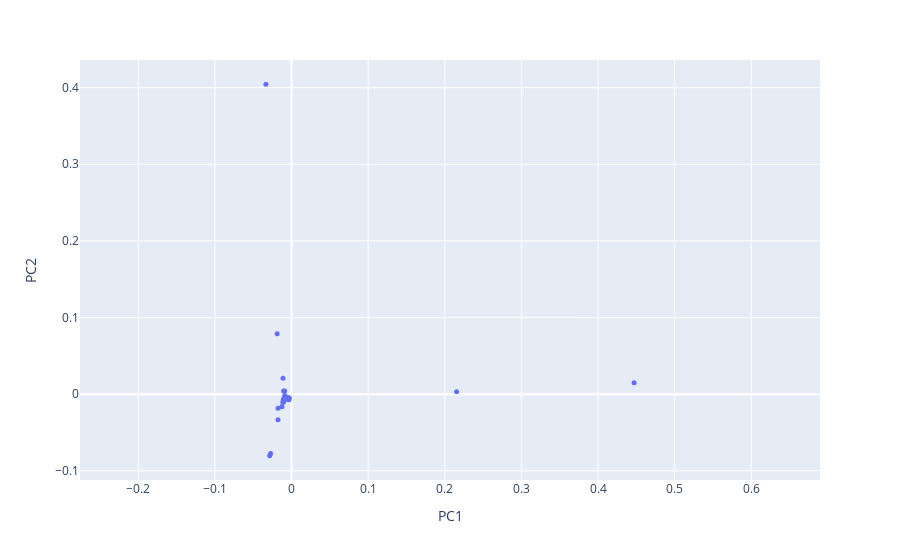

The notebook cell this image was saved under:
### Code cell
import plotly.express as px

# Create the scatter plot with hover information
fig_l1 = px.scatter(l1_pca, x='PC1', y='PC2', hover_name=l1_pca.index)
fig_l1.update_traces(marker=dict(size=5))
fig_l1.update_xaxes(scaleanchor='y', scaleratio=1)
fig_l1.update_yaxes(scaleanchor='x', scaleratio=1)
fig_l1.show()

### Figure 1 — Plotly figure (JSON) as saved in the notebook; plotly's stock layout.template omitted (floating-point values rounded to 4 significant figures)
{"data": [{"hovertemplate": "<b>%{hovertext}</b><br><br>PC1=%{x}<br>PC2=%{y}<extra></extra>", "hovertext": ["AhlgrenScottD_papers", "AlbinPierre_papers", "BaloghJózsef_papers", "BaryshnikovYuliyM_papers", "Berwick-EvansDaniel_papers", "BocaFlorin-Petre_papers", "BradlowStevenBenjamin_papers", "BronskiJaredC_papers", "CooneyDanielB_papers", "DeVilleRELee_papers", "DeyParthaSarathi_papers", "DiFrancescoPhilippe_papers", "DoddChristopher_papers", "DunfieldNathanM_papers", "DuttaSankarPrasad_papers", "DuursmaIwanMaynard_papers", "ErdoğanMehmetBurak_papers", "FadinaTolulope_papers", "FengRunhuan_papers", "FernandesRuiLoja_papers", "FordKevinB_papers", "GuzmanRosemaryK_papers", "HaboushWilliamJ_papers", "HellerJeremiahBen_papers", "HinkkanenAimo_papers", "HiraniAnilN_papers", "HungPei-Ken_papers", "HurVeraMikyoung_papers", "IvanovSergeiVladimirovich_papers", "JandaFelix_papers", "JingXiaochen_papers", "JungeMarius_papers", "KatzSheldonH_papers", "KedemRinat_papers", "KermanEly_papers", "KirkpatrickKayLene_papers", "KirrEduard_papers", "KostochkaAlexandrV_papers", "KutzarovaDenkaN_papers", "LaNaveGabriele_papers", "LaugesenRichardSnyder_papers", "LeditzkyFelix_papers", "LermanEugeneM_papers", "LiXiaochun_papers", "LiuYuan_papers", "McCarthyRandy_papers", "MineyevIgor_papers", "NikolaevIgorG_papers", "OikhbergTimur_papers", "PascaleffJamesThomas_papers", "RaptiZoi_papers", "RasmussenJacob_papers", "RasmussenSarahDean_papers", "RezkCharlesW_papers", "ReznickBruce_papers", "SongRenming_papers", "SowersRichardB_papers", "StojanoskaVesna_papers", "ThornerJesse_papers", "TolmanSusan_papers", "TumanovAlexander_papers", "TysonJeremyT_papers", "TzirakisNikolaos_papers", "WeiWei_papers", "WuXuan_papers", "YongAlexanderTF_papers", "YoungAmanda_papers", "ZaharescuAlexandru_papers", "ZharnitskyVadim_papers"], "legendgroup": "", "marker": {"color": "#636efa", "size": 5, "symbol": "circle"}, "mode": "markers", "name": "", "orientation": "v", "showlegend": false, "type": "scatter", "x": [-0.008256, -0.008967, -0.00766, -0.008764, -0.008731, -0.007849, -0.01008, -0.007892, -0.01766, -0.007576, -0.008674, -0.008052, -0.01256, -0.009087, -0.02854, -0.01147, -0.008161, 0.2154, -0.005566, -0.009478, -0.007864, -0.03352, -0.0177, -0.008916, -0.008485, -0.009096, -0.01881, -0.008138, -0.01116, -0.01, -0.00347, -0.007954, -0.01019, -0.008036, -0.009131, -0.008297, -0.008671, -0.007755, -0.008021, -0.01081, -0.007521, -0.008197, -0.008486, -0.009189, -0.009723, -0.01077, -0.01038, -0.02735, -0.008033, -0.009793, -0.007917, -0.008375, -0.008603, -0.008822, -0.008665, -0.008475, -0.003011, -0.009161, -0.008215, -0.008925, -0.00965, -0.009565, -0.008224, 0.4471, -0.005345, -0.009339, -0.003354, -0.007921, -0.008346], "xaxis": "x", "y": [-0.004669, -0.004121, -0.004284, -0.00182, -0.00517, -0.004342, -0.006994, -0.004393, -0.01846, -0.004367, -0.00517, -0.004496, -0.01638, 0.004237, -0.08057, -0.01102, -0.00458, 0.00302, -0.004875, -0.005746, -0.004342, 0.4046, -0.03343, -0.005569, -0.004591, -0.00524, 0.0788, -0.004574, 0.02077, -0.007083, -0.004672, -0.004491, -0.009516, -0.00449, -0.005435, -0.004708, -0.004979, -0.004255, -0.00446, -0.008367, -0.005307, -0.004706, -0.005039, -0.005402, -0.005412, -0.00762, 0.004254, -0.07762, -0.004477, -0.007026, -0.004428, -0.004741, -0.004657, -0.005298, -0.004968, -0.004928, -0.005152, -0.006228, -0.004618, -0.00538, -0.00588, -0.005178, -0.004379, 0.01472, -0.006143, -0.007725, -0.007221, -0.004525, -0.004696], "yaxis": "y"}], "layout": {"legend": {"tracegroupgap": 0}, "margin": {"t": 60}, "xaxis": {"anchor": "y", "domain": [0, 1], "scaleanchor": "y", "scaleratio": 1, "title": {"text": "PC1"}}, "yaxis": {"anchor": "x", "domain": [0, 1], "scaleanchor": "x", "scaleratio": 1, "title": {"text": "PC2"}}}}
